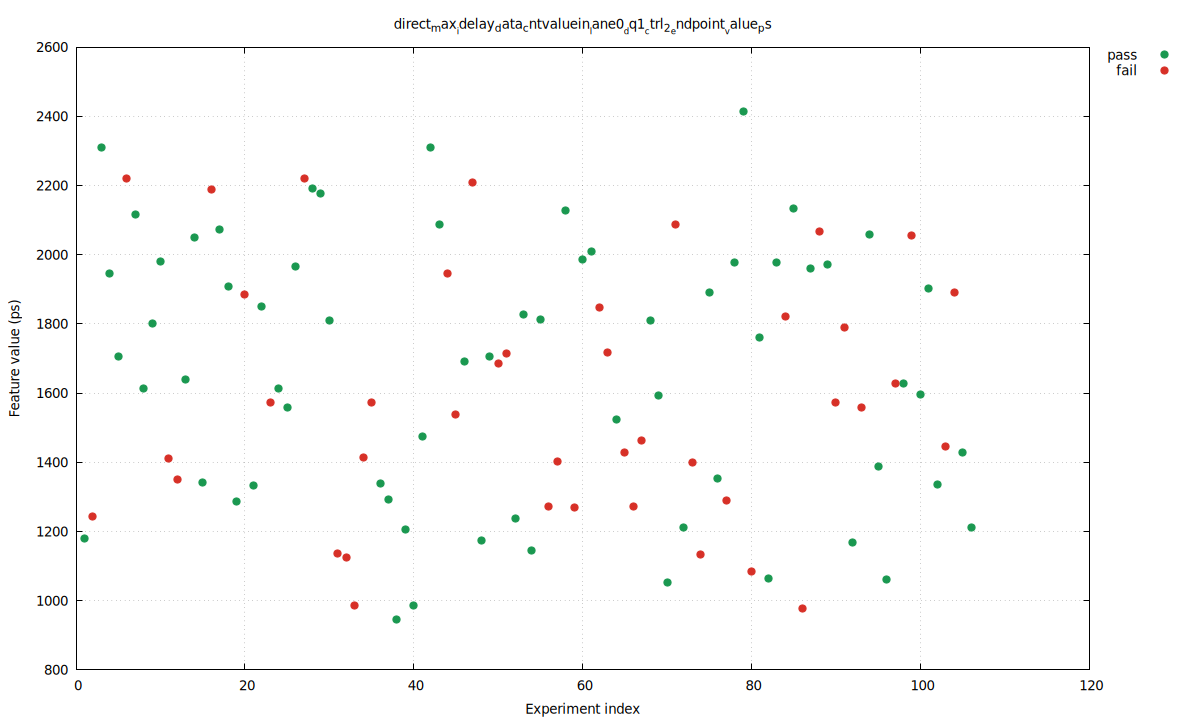

gnuplot code for this plot:
set terminal pngcairo size 1200,720 enhanced font 'DejaVu Sans,10'
set output 'baseline_seed_31_60_direct_direct_max_idelay_data_cntvaluein_lane0_dq1_ctrl_2_endpoint_value_ps.png'
set datafile separator comma
set key outside right top
set grid
set xlabel 'Experiment index'
set ylabel 'Feature value (ps)'
set title 'direct_max__idelay_data_cntvaluein__lane0__dq1__ctrl_2__endpoint__value_ps'
plot \
  'baseline_seed_31_60_direct_direct_max_idelay_data_cntvaluein_lane0_dq1_ctrl_2_endpoint_value_ps.dat' using 1:4 with points pt 7 ps 1.2 lc rgb '#1a9850' title 'pass', \
  'baseline_seed_31_60_direct_direct_max_idelay_data_cntvaluein_lane0_dq1_ctrl_2_endpoint_value_ps.dat' using 1:5 with points pt 7 ps 1.2 lc rgb '#d73027' title 'fail'
